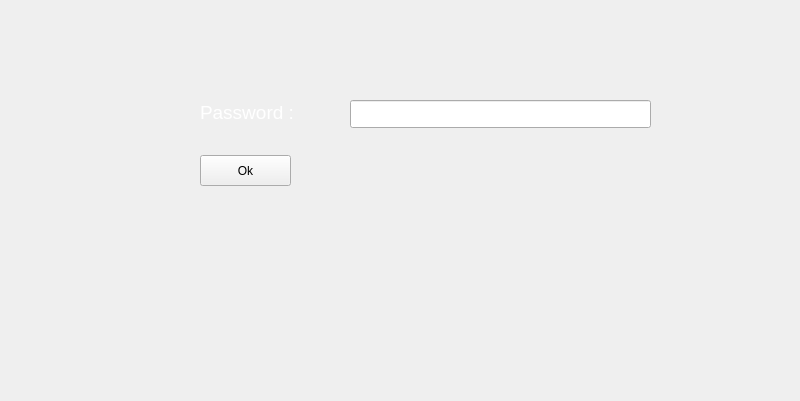
<?xml version="1.0" encoding="UTF-8"?>
<ui version="4.0">
 <class>FrameTLLogin</class>
 <widget class="QFrame" name="FrameTLLogin">
  <property name="geometry">
   <rect>
    <x>0</x>
    <y>0</y>
    <width>800</width>
    <height>401</height>
   </rect>
  </property>
  <property name="windowTitle">
   <string>Frame</string>
  </property>
  <widget class="QLabel" name="label">
   <property name="geometry">
    <rect>
     <x>200</x>
     <y>95</y>
     <width>122</width>
     <height>34</height>
    </rect>
   </property>
   <property name="palette">
    <palette>
     <active>
      <colorrole role="WindowText">
       <brush brushstyle="SolidPattern">
        <color alpha="255">
         <red>255</red>
         <green>255</green>
         <blue>255</blue>
        </color>
       </brush>
      </colorrole>
     </active>
     <inactive>
      <colorrole role="WindowText">
       <brush brushstyle="SolidPattern">
        <color alpha="255">
         <red>255</red>
         <green>255</green>
         <blue>255</blue>
        </color>
       </brush>
      </colorrole>
     </inactive>
     <disabled>
      <colorrole role="WindowText">
       <brush brushstyle="SolidPattern">
        <color alpha="96">
         <red>164</red>
         <green>166</green>
         <blue>168</blue>
        </color>
       </brush>
      </colorrole>
     </disabled>
    </palette>
   </property>
   <property name="font">
    <font>
     <pointsize>14</pointsize>
    </font>
   </property>
   <property name="text">
    <string>Password :</string>
   </property>
  </widget>
  <widget class="QLineEdit" name="lineEdit">
   <property name="enabled">
    <bool>true</bool>
   </property>
   <property name="geometry">
    <rect>
     <x>350</x>
     <y>100</y>
     <width>301</width>
     <height>28</height>
    </rect>
   </property>
   <property name="palette">
    <palette>
     <active>
      <colorrole role="WindowText">
       <brush brushstyle="SolidPattern">
        <color alpha="255">
         <red>255</red>
         <green>255</green>
         <blue>255</blue>
        </color>
       </brush>
      </colorrole>
     </active>
     <inactive>
      <colorrole role="WindowText">
       <brush brushstyle="SolidPattern">
        <color alpha="255">
         <red>255</red>
         <green>255</green>
         <blue>255</blue>
        </color>
       </brush>
      </colorrole>
     </inactive>
     <disabled>
      <colorrole role="WindowText">
       <brush brushstyle="SolidPattern">
        <color alpha="96">
         <red>164</red>
         <green>166</green>
         <blue>168</blue>
        </color>
       </brush>
      </colorrole>
     </disabled>
    </palette>
   </property>
   <property name="font">
    <font>
     <pointsize>14</pointsize>
    </font>
   </property>
   <property name="maxLength">
    <number>32</number>
   </property>
   <property name="echoMode">
    <enum>QLineEdit::Password</enum>
   </property>
  </widget>
  <widget class="QPushButton" name="pushButton">
   <property name="geometry">
    <rect>
     <x>200</x>
     <y>155</y>
     <width>91</width>
     <height>31</height>
    </rect>
   </property>
   <property name="text">
    <string>Ok</string>
   </property>
  </widget>
  <zorder>pushButton</zorder>
  <zorder>lineEdit</zorder>
  <zorder>label</zorder>
 </widget>
 <resources/>
 <connections/>
</ui>
